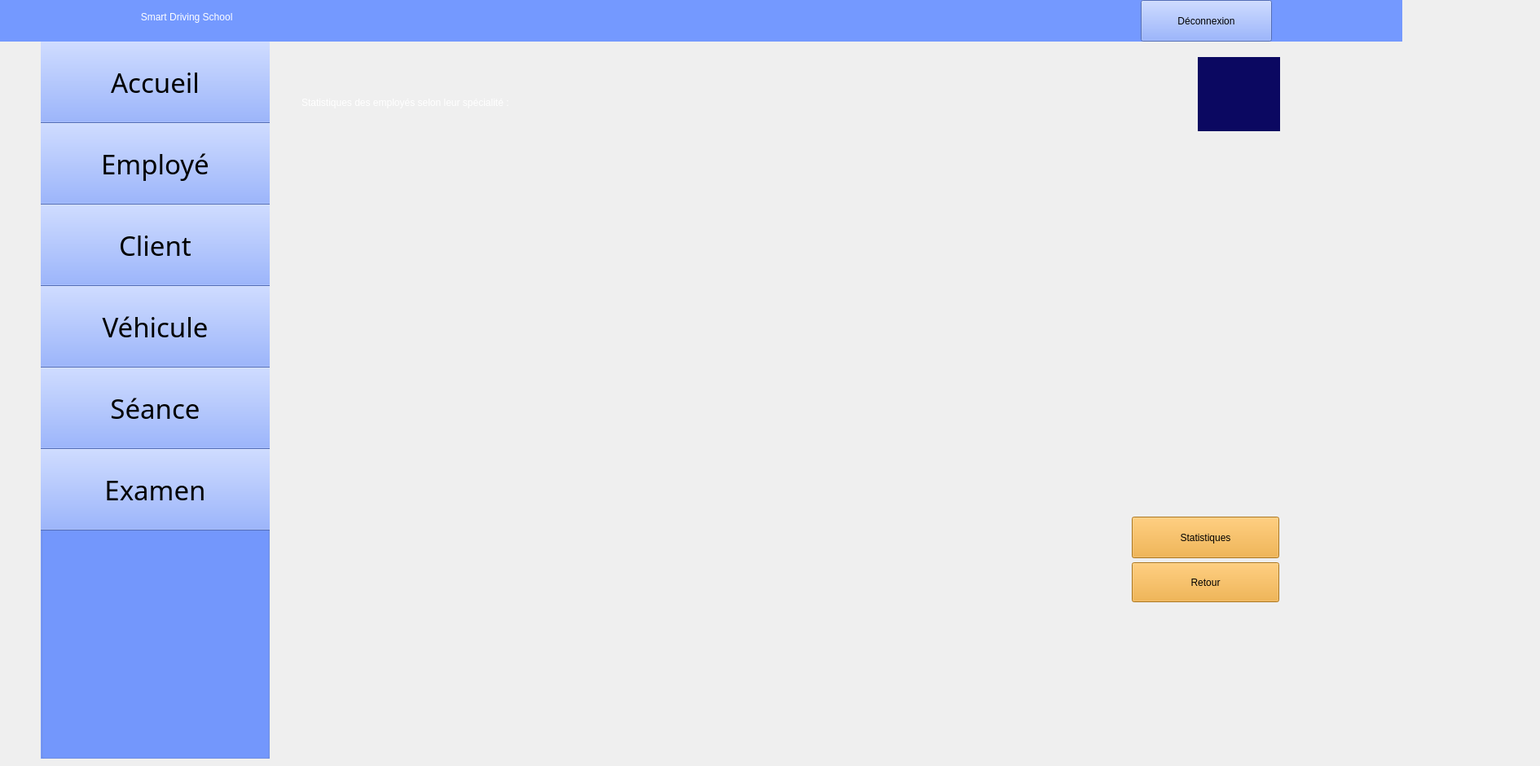
    <widget class="QWidget" name="statemploye">
     <widget class="QLabel" name="label_59">
      <property name="geometry">
       <rect>
        <x>-160</x>
        <y>-10</y>
        <width>1881</width>
        <height>61</height>
       </rect>
      </property>
      <property name="styleSheet">
       <string notr="true">color: rgb(255, 255, 255);
background-color: rgb(116, 153, 255);
font: 24pt &quot;Segoe UI Symbol&quot;;</string>
      </property>
      <property name="text">
       <string>                                                                                                    Smart Driving School         </string>
      </property>
     </widget>
     <widget class="QGroupBox" name="groupBox_8">
      <property name="geometry">
       <rect>
        <x>50</x>
        <y>30</y>
        <width>281</width>
        <height>901</height>
       </rect>
      </property>
      <property name="styleSheet">
       <string notr="true">background-color: rgb(116, 153, 255);</string>
      </property>
      <property name="title">
       <string/>
      </property>
      <widget class="QPushButton" name="pushButton42">
       <property name="geometry">
        <rect>
         <x>-20</x>
         <y>20</y>
         <width>321</width>
         <height>101</height>
        </rect>
       </property>
       <property name="font">
        <font>
         <family>Romantic</family>
         <pointsize>25</pointsize>
         <italic>false</italic>
         <bold>false</bold>
        </font>
       </property>
       <property name="styleSheet">
        <string notr="true">background-color: rgb(116, 153, 255);
font: 25pt &quot;Romantic&quot;;</string>
       </property>
       <property name="text">
        <string>Accueil</string>
       </property>
       <property name="icon">
        <iconset theme="QIcon::ThemeIcon::GoHome"/>
       </property>
       <property name="iconSize">
        <size>
         <width>35</width>
         <height>35</height>
        </size>
       </property>
      </widget>
      <widget class="QPushButton" name="pushButton43">
       <property name="geometry">
        <rect>
         <x>-20</x>
         <y>120</y>
         <width>321</width>
         <height>101</height>
        </rect>
       </property>
       <property name="font">
        <font>
         <family>Romantic</family>
         <pointsize>25</pointsize>
         <italic>false</italic>
         <bold>false</bold>
        </font>
       </property>
       <property name="styleSheet">
        <string notr="true">background-color: rgb(116, 153, 255);
font: 25pt &quot;Romantic&quot;;</string>
       </property>
       <property name="text">
        <string>Employé</string>
       </property>
       <property name="icon">
        <iconset resource="ressources.qrc">
         <normaloff>:/images/46db9ee3d4b3323457222bb8db7f3b42.png</normaloff>:/images/46db9ee3d4b3323457222bb8db7f3b42.png</iconset>
       </property>
       <property name="iconSize">
        <size>
         <width>45</width>
         <height>45</height>
        </size>
       </property>
      </widget>
      <widget class="QPushButton" name="pushButton44">
       <property name="geometry">
        <rect>
         <x>-20</x>
         <y>220</y>
         <width>321</width>
         <height>101</height>
        </rect>
       </property>
       <property name="font">
        <font>
         <family>Romantic</family>
         <pointsize>25</pointsize>
         <italic>false</italic>
         <bold>false</bold>
        </font>
       </property>
       <property name="styleSheet">
        <string notr="true">background-color: rgb(116, 153, 255);
font: 25pt &quot;Romantic&quot;;</string>
       </property>
       <property name="text">
        <string>Client</string>
       </property>
       <property name="icon">
        <iconset resource="ressources.qrc">
         <normaloff>:/images/0527f41904e77feddb97e532fe74d08f.png</normaloff>:/images/0527f41904e77feddb97e532fe74d08f.png</iconset>
       </property>
       <property name="iconSize">
        <size>
         <width>40</width>
         <height>40</height>
        </size>
       </property>
      </widget>
      <widget class="QPushButton" name="pushButton45">
       <property name="geometry">
        <rect>
         <x>-20</x>
         <y>320</y>
         <width>321</width>
         <height>101</height>
        </rect>
       </property>
       <property name="font">
        <font>
         <family>Romantic</family>
         <pointsize>25</pointsize>
         <italic>false</italic>
         <bold>false</bold>
        </font>
       </property>
       <property name="styleSheet">
        <string notr="true">background-color: rgb(116, 153, 255);
font: 25pt &quot;Romantic&quot;;</string>
       </property>
       <property name="text">
        <string>Véhicule</string>
       </property>
       <property name="icon">
        <iconset resource="ressources.qrc">
         <normaloff>:/images/cbad98069fae8d5554390bd40b0b561c.png</normaloff>:/images/cbad98069fae8d5554390bd40b0b561c.png</iconset>
       </property>
       <property name="iconSize">
        <size>
         <width>60</width>
         <height>60</height>
        </size>
       </property>
      </widget>
      <widget class="QPushButton" name="pushButton46">
       <property name="geometry">
        <rect>
         <x>-20</x>
         <y>420</y>
         <width>321</width>
         <height>101</height>
        </rect>
       </property>
       <property name="font">
        <font>
         <family>Romantic</family>
         <pointsize>25</pointsize>
         <italic>false</italic>
         <bold>false</bold>
        </font>
       </property>
       <property name="styleSheet">
        <string notr="true">background-color: rgb(116, 153, 255);
font: 25pt &quot;Romantic&quot;;</string>
       </property>
       <property name="text">
        <string>Séance</string>
       </property>
       <property name="icon">
        <iconset resource="ressources.qrc">
         <normaloff>:/images/c53651e2209ddb3281ed3a114fae2cfb.png</normaloff>:/images/c53651e2209ddb3281ed3a114fae2cfb.png</iconset>
       </property>
       <property name="iconSize">
        <size>
         <width>50</width>
         <height>50</height>
        </size>
       </property>
      </widget>
      <widget class="QPushButton" name="pushButton47">
       <property name="geometry">
        <rect>
         <x>-20</x>
         <y>520</y>
         <width>321</width>
         <height>101</height>
        </rect>
       </property>
       <property name="font">
        <font>
         <family>Romantic</family>
         <pointsize>25</pointsize>
         <italic>false</italic>
         <bold>false</bold>
        </font>
       </property>
       <property name="styleSheet">
        <string notr="true">background-color: rgb(116, 153, 255);
font: 25pt &quot;Romantic&quot;;</string>
       </property>
       <property name="text">
        <string>Examen</string>
       </property>
       <property name="icon">
        <iconset resource="ressources.qrc">
         <normaloff>:/images/7001e00fd5b7f2745c5e91ff547f4763.png</normaloff>:/images/7001e00fd5b7f2745c5e91ff547f4763.png</iconset>
       </property>
       <property name="iconSize">
        <size>
         <width>50</width>
         <height>50</height>
        </size>
       </property>
      </widget>
     </widget>
     <widget class="QLabel" name="label_60">
      <property name="geometry">
       <rect>
        <x>1020</x>
        <y>10</y>
        <width>41</width>
        <height>31</height>
       </rect>
      </property>
      <property name="styleSheet">
       <string notr="true">background-color: rgb(116, 153, 255);</string>
      </property>
      <property name="text">
       <string/>
      </property>
      <property name="pixmap">
       <pixmap resource="ressources.qrc">:/images/image22.png</pixmap>
      </property>
      <property name="scaledContents">
       <bool>true</bool>
      </property>
     </widget>
     <widget class="QLabel" name="label_61">
      <property name="geometry">
       <rect>
        <x>670</x>
        <y>10</y>
        <width>41</width>
        <height>31</height>
       </rect>
      </property>
      <property name="styleSheet">
       <string notr="true">background-color: rgb(116, 153, 255);</string>
      </property>
      <property name="text">
       <string/>
      </property>
      <property name="pixmap">
       <pixmap resource="ressources.qrc">:/images/image22.png</pixmap>
      </property>
      <property name="scaledContents">
       <bool>true</bool>
      </property>
     </widget>
     <widget class="QLabel" name="label_62">
      <property name="geometry">
       <rect>
        <x>1470</x>
        <y>70</y>
        <width>101</width>
        <height>91</height>
       </rect>
      </property>
      <property name="styleSheet">
       <string notr="true">background-color: rgb(11, 8, 97);</string>
      </property>
      <property name="text">
       <string/>
      </property>
      <property name="pixmap">
       <pixmap resource="ressources.qrc">:/images/logoc++++.png</pixmap>
      </property>
      <property name="scaledContents">
       <bool>true</bool>
      </property>
     </widget>
     <widget class="QLabel" name="label_185">
      <property name="geometry">
       <rect>
        <x>370</x>
        <y>80</y>
        <width>1031</width>
        <height>91</height>
       </rect>
      </property>
      <property name="styleSheet">
       <string notr="true">font: 40pt &quot;Chaparral Pro&quot;;
color: rgb(255, 255, 255);</string>
      </property>
      <property name="text">
       <string>Statistiques des employés selon leur spécialité :</string>
      </property>
     </widget>
     <widget class="QPushButton" name="pushButton177">
      <property name="geometry">
       <rect>
        <x>1400</x>
        <y>0</y>
        <width>161</width>
        <height>51</height>
       </rect>
      </property>
      <property name="styleSheet">
       <string notr="true">font: 700 11pt &quot;Romantic&quot;;
background-color: rgb(116, 153, 255);</string>
      </property>
      <property name="text">
       <string>Déconnexion</string>
      </property>
     </widget>
     <widget class="QWidget" name="widgetStatsEmploye" native="true">
      <property name="geometry">
       <rect>
        <x>369</x>
        <y>180</y>
        <width>1211</width>
        <height>571</height>
       </rect>
      </property>
      <widget class="QPushButton" name="pushButton_StatistiquesEmploye">
       <property name="geometry">
        <rect>
         <x>1020</x>
         <y>454</y>
         <width>181</width>
         <height>51</height>
        </rect>
       </property>
       <property name="styleSheet">
        <string notr="true">font: 16pt &quot;Palatino Linotype&quot;;
background-color: rgb(241, 165, 40);
</string>
       </property>
       <property name="text">
        <string>Statistiques</string>
       </property>
       <property name="icon">
        <iconset resource="ressources.qrc">
         <normaloff>:/images/statistic-icon-design-free-vector.png</normaloff>:/images/statistic-icon-design-free-vector.png</iconset>
       </property>
       <property name="iconSize">
        <size>
         <width>25</width>
         <height>25</height>
        </size>
       </property>
      </widget>
      <widget class="QPushButton" name="pushButton148">
       <property name="geometry">
        <rect>
         <x>1020</x>
         <y>510</y>
         <width>181</width>
         <height>49</height>
        </rect>
       </property>
       <property name="styleSheet">
        <string notr="true">font: 18pt &quot;Palatino Linotype&quot;;
background-color: rgb(241, 165, 40);
</string>
       </property>
       <property name="text">
        <string>Retour</string>
       </property>
       <property name="icon">
        <iconset theme="QIcon::ThemeIcon::DocumentRevert"/>
       </property>
      </widget>
      <widget class="QWidget" name="verticalLayoutWidget">
       <property name="geometry">
        <rect>
         <x>-10</x>
         <y>-10</y>
         <width>1111</width>
         <height>621</height>
        </rect>
       </property>
       <layout class="QVBoxLayout" name="verticalLayoutStatsEmploye"/>
      </widget>
      <zorder>verticalLayoutWidget</zorder>
      <zorder>pushButton_StatistiquesEmploye</zorder>
      <zorder>pushButton148</zorder>
     </widget>
     <zorder>groupBox_8</zorder>
     <zorder>label_59</zorder>
     <zorder>label_60</zorder>
     <zorder>label_61</zorder>
     <zorder>label_62</zorder>
     <zorder>label_185</zorder>
     <zorder>pushButton177</zorder>
     <zorder>widgetStatsEmploye</zorder>
    </widget>
